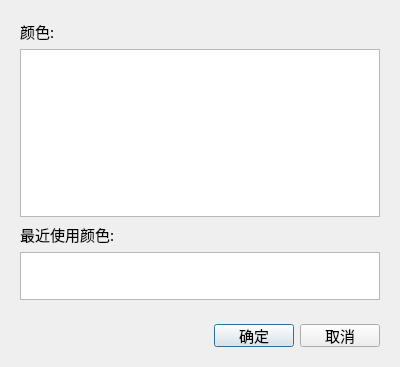
<?xml version="1.0" encoding="UTF-8"?>
<ui version="4.0">
 <class>EditColorDialog</class>
 <widget class="QDialog" name="EditColorDialog">
  <property name="geometry">
   <rect>
    <x>0</x>
    <y>0</y>
    <width>400</width>
    <height>367</height>
   </rect>
  </property>
  <property name="font">
   <font>
    <family>新宋体</family>
    <pointsize>11</pointsize>
   </font>
  </property>
  <property name="windowTitle">
   <string>Dialog</string>
  </property>
  <layout class="QVBoxLayout" name="verticalLayout">
   <item>
    <widget class="QWidget" name="widget" native="true">
     <layout class="QVBoxLayout" name="verticalLayout_2">
      <item>
       <widget class="QLabel" name="label">
        <property name="text">
         <string>颜色:</string>
        </property>
       </widget>
      </item>
      <item>
       <widget class="QListWidget" name="lvData"/>
      </item>
      <item>
       <widget class="QLabel" name="label_2">
        <property name="text">
         <string>最近使用颜色:</string>
        </property>
       </widget>
      </item>
      <item>
       <widget class="QListWidget" name="lvRecent">
        <property name="minimumSize">
         <size>
          <width>0</width>
          <height>48</height>
         </size>
        </property>
        <property name="maximumSize">
         <size>
          <width>16777215</width>
          <height>48</height>
         </size>
        </property>
       </widget>
      </item>
     </layout>
    </widget>
   </item>
   <item>
    <widget class="QWidget" name="widget_2" native="true">
     <property name="minimumSize">
      <size>
       <width>0</width>
       <height>41</height>
      </size>
     </property>
     <property name="maximumSize">
      <size>
       <width>16777215</width>
       <height>41</height>
      </size>
     </property>
     <layout class="QHBoxLayout" name="horizontalLayout">
      <item>
       <spacer name="horizontalSpacer">
        <property name="orientation">
         <enum>Qt::Horizontal</enum>
        </property>
        <property name="sizeHint" stdset="0">
         <size>
          <width>205</width>
          <height>20</height>
         </size>
        </property>
       </spacer>
      </item>
      <item>
       <widget class="QPushButton" name="btnOk">
        <property name="text">
         <string>确定</string>
        </property>
       </widget>
      </item>
      <item>
       <widget class="QPushButton" name="btnCancel">
        <property name="text">
         <string>取消</string>
        </property>
       </widget>
      </item>
     </layout>
    </widget>
   </item>
  </layout>
 </widget>
 <resources/>
 <connections/>
</ui>
